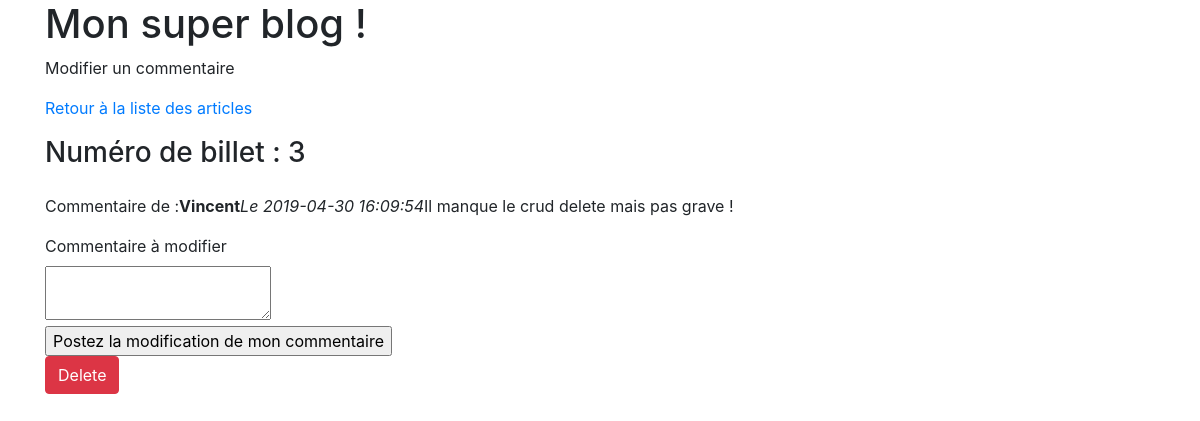
Screenshot of /index.php?action=unCommentaire&id=34 with the database file from the repository.
### tables this page shows
CREATE TABLE `commentaires` (
  `id` int(11) NOT NULL,
  `id_billet` int(11) NOT NULL,
  `auteur` varchar(255) NOT NULL,
  `commentaire` text NOT NULL,
  `date_commentaire` datetime NOT NULL
);

### controleur/frontend.php (called while the page is built, shortened)
<?php
require_once('modele/CommentaireManager.php');
function unCommentaire()
{
	$CommentaireManager =  new \Mumu\Blog\Model\CommentaireManager();
	$commentaireSelectionne = $CommentaireManager->getCommentaire($_GET['id']);
	require ('vue/frontend/affichageCommentaire.php');
}

### modele/CommentaireManager.php (called while the page is built, shortened)
<?php
class CommentaireManager extends Manager
{
    public function getCommentaire($id)
    {
        $bdd = $this->connexionBdd();
        $req = $bdd->prepare('SELECT id, id_billet, auteur, commentaire, date_commentaire FROM commentaires WHERE id = ?');
        $req->execute(array($id));
        $commentaireSelectionne = $req->fetch();
        return $commentaireSelectionne;
    }
}

### vue/frontend/affichageCommentaire.php (the view, shortened to what this page needs)
    <h1>Mon super blog !</h1>
    <p>Modifier un commentaire</p>
    <p><a href="index.php">Retour à la liste des articles</a></p>
    <div class="container">
        <div class="row">
            <h3>
                <p>Numéro de billet : <?= $commentaireSelectionne['id_billet'] ?></p> </h3>
        </div>
        <div class="row">
            Commentaire de :
            <strong><?= htmlspecialchars($commentaireSelectionne['auteur']); ?></strong><br />
            <em>Le <?= $commentaireSelectionne['date_commentaire']; ?></em>
            <p><?= nl2br(htmlspecialchars($commentaireSelectionne['commentaire'])); ?></p>
        </div>
    </div>
        <form action="index.php?action=modifierCommentaire&amp;id=<?= $commentaireSelectionne['id'] ?>" method="post">
                <div>
                    <label for="commentaire">Commentaire à modifier</label><br />
                    <textarea type="text" id="commentaire" name="commentaire"></textarea>
                </div>
                <div>
                    <input type="submit" value="Postez la modification de mon commentaire"/>
                </div>
            <div>
                <a class="btn btn-danger" href="index.php?action=modifierCommentaire&amp;id=<?=$commentaireSupprimme['id'] ?> ">Delete</a>
            </div>
        </form>
<?php require('template.php'); ?>

### rows the page displays
commentaires: id_billet "3", auteur "Vincent", date_commentaire "2019-04-30 16:09:54", commentaire "Il manque le crud delete mais pas grave !"
